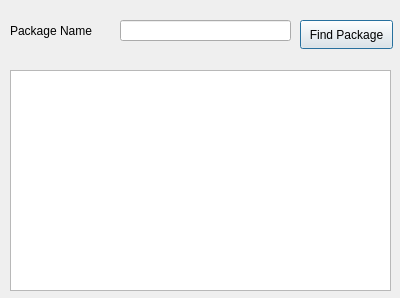
<?xml version="1.0" encoding="UTF-8"?>
<ui version="4.0">
 <class>FindPackage</class>
 <widget class="QDialog" name="FindPackage">
  <property name="geometry">
   <rect>
    <x>0</x>
    <y>0</y>
    <width>400</width>
    <height>298</height>
   </rect>
  </property>
  <property name="maximumSize">
   <size>
    <width>400</width>
    <height>300</height>
   </size>
  </property>
  <property name="windowTitle">
   <string>Find Package</string>
  </property>
  <widget class="QLabel" name="label">
   <property name="geometry">
    <rect>
     <x>10</x>
     <y>20</y>
     <width>101</width>
     <height>21</height>
    </rect>
   </property>
   <property name="text">
    <string>Package Name</string>
   </property>
  </widget>
  <widget class="QLineEdit" name="txtPackageName">
   <property name="geometry">
    <rect>
     <x>120</x>
     <y>20</y>
     <width>171</width>
     <height>21</height>
    </rect>
   </property>
  </widget>
  <widget class="QTableView" name="tableView">
   <property name="geometry">
    <rect>
     <x>10</x>
     <y>70</y>
     <width>381</width>
     <height>221</height>
    </rect>
   </property>
  </widget>
  <widget class="QPushButton" name="btnFindPackage">
   <property name="geometry">
    <rect>
     <x>300</x>
     <y>20</y>
     <width>93</width>
     <height>29</height>
    </rect>
   </property>
   <property name="text">
    <string>Find Package</string>
   </property>
  </widget>
 </widget>
 <resources/>
 <connections/>
</ui>
